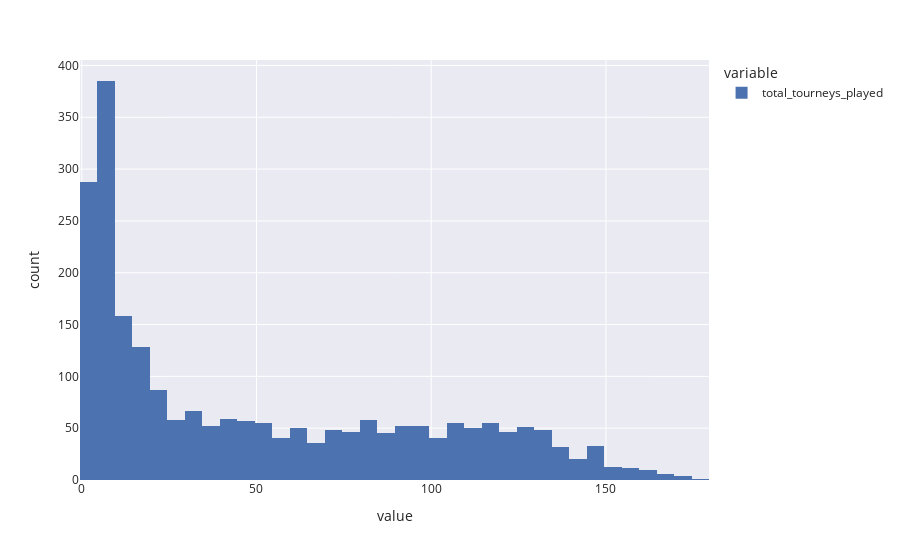

Write notebook code for a chart like this one.
### Markdown cell above
### Tourneys played

### Code cell
df_players.total_tourneys_played.hist()

### Figure 1 — Plotly figure (JSON) as saved in the notebook; plotly's stock layout.template omitted (floating-point values rounded to 4 significant figures; data arrays with more than 128 entries replaced by an {"elided": "..."} marker saying what was removed)
{"data": [{"alignmentgroup": "True", "bingroup": "x", "hovertemplate": "variable=total_tourneys_played<br>value=%{x}<br>count=%{y}<extra></extra>", "legendgroup": "total_tourneys_played", "marker": {"color": "rgb(76,114,176)", "pattern": {"shape": ""}}, "name": "total_tourneys_played", "offsetgroup": "total_tourneys_played", "orientation": "v", "showlegend": true, "type": "histogram", "x": {"elided": "2299 int values"}, "xaxis": "x", "yaxis": "y"}], "layout": {"barmode": "relative", "legend": {"title": {"text": "variable"}, "tracegroupgap": 0}, "margin": {"t": 60}, "xaxis": {"anchor": "y", "domain": [0, 1], "title": {"text": "value"}}, "yaxis": {"anchor": "x", "domain": [0, 1], "title": {"text": "count"}}}}
